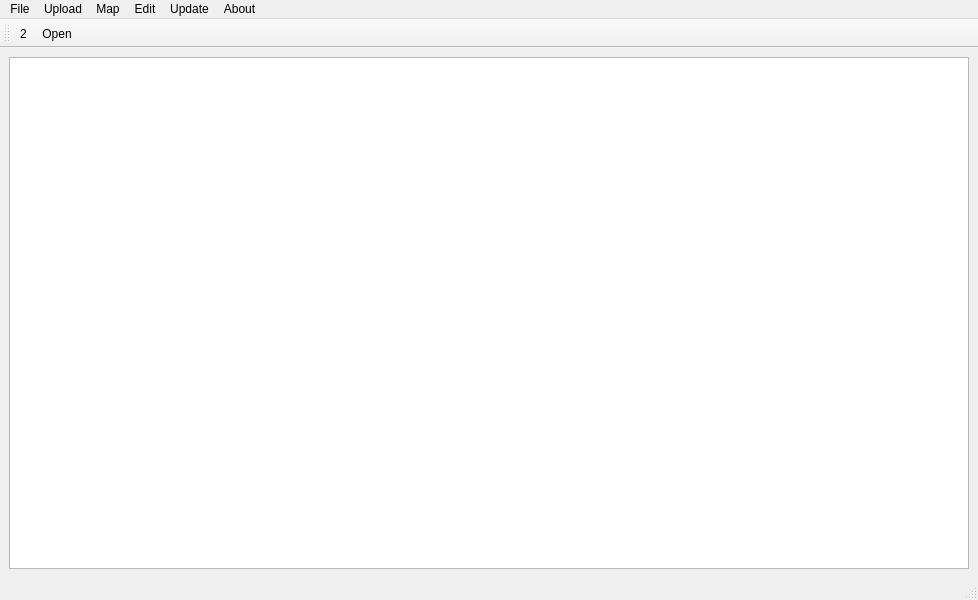
<?xml version="1.0" encoding="UTF-8"?>
<ui version="4.0">
 <class>MainWindow</class>
 <widget class="QMainWindow" name="MainWindow">
  <property name="geometry">
   <rect>
    <x>0</x>
    <y>0</y>
    <width>978</width>
    <height>600</height>
   </rect>
  </property>
  <property name="windowTitle">
   <string>NPC图鉴可视化编辑工具 第二版</string>
  </property>
  <widget class="QWidget" name="centralwidget">
   <layout class="QGridLayout" name="gridLayout">
    <item row="0" column="0">
     <widget class="QTextEdit" name="working_paper">
      <property name="font">
       <font>
        <family>思源黑体 CN Medium</family>
        <pointsize>12</pointsize>
       </font>
      </property>
      <property name="cursor" stdset="0">
       <cursorShape>CrossCursor</cursorShape>
      </property>
      <property name="styleSheet">
       <string notr="true">color: rgb(33, 150, 243);
</string>
      </property>
      <property name="html">
       <string>&lt;!DOCTYPE HTML PUBLIC &quot;-//W3C//DTD HTML 4.0//EN&quot; &quot;http://www.w3.org/TR/REC-html40/strict.dtd&quot;&gt;
&lt;html&gt;&lt;head&gt;&lt;meta name=&quot;qrichtext&quot; content=&quot;1&quot; /&gt;&lt;style type=&quot;text/css&quot;&gt;
p, li { white-space: pre-wrap; }
&lt;/style&gt;&lt;/head&gt;&lt;body style=&quot; font-family:'思源黑体 CN Medium'; font-size:12pt; font-weight:400; font-style:normal;&quot;&gt;
&lt;p style=&quot;-qt-paragraph-type:empty; margin-top:0px; margin-bottom:0px; margin-left:0px; margin-right:0px; -qt-block-indent:0; text-indent:0px;&quot;&gt;&lt;br /&gt;&lt;/p&gt;&lt;/body&gt;&lt;/html&gt;</string>
      </property>
     </widget>
    </item>
   </layout>
  </widget>
  <widget class="QMenuBar" name="menubar">
   <property name="geometry">
    <rect>
     <x>0</x>
     <y>0</y>
     <width>978</width>
     <height>26</height>
    </rect>
   </property>
   <widget class="QMenu" name="menuFile">
    <property name="title">
     <string>File</string>
    </property>
    <addaction name="create_file"/>
    <addaction name="open_pain_text"/>
    <addaction name="save_file"/>
    <addaction name="save_as"/>
   </widget>
   <widget class="QMenu" name="menuEdit">
    <property name="title">
     <string>Edit</string>
    </property>
    <addaction name="npc_basic_info"/>
    <addaction name="edit_npc_store_content"/>
   </widget>
   <widget class="QMenu" name="menuUpload">
    <property name="title">
     <string>Upload</string>
    </property>
    <addaction name="upload_avatar"/>
    <addaction name="upload_model"/>
    <addaction name="upload_location"/>
   </widget>
   <widget class="QMenu" name="menuMap">
    <property name="title">
     <string>Map</string>
    </property>
    <addaction name="genshin_map"/>
   </widget>
   <widget class="QMenu" name="menuUpdate">
    <property name="title">
     <string>Update</string>
    </property>
    <addaction name="refresh_cache"/>
    <addaction name="refresh_basic_info"/>
   </widget>
   <widget class="QMenu" name="menuAbout">
    <property name="title">
     <string>About</string>
    </property>
    <addaction name="actionAbout_this_application"/>
    <addaction name="actionAbout_Qt"/>
    <addaction name="separator"/>
    <addaction name="actionChangelog"/>
   </widget>
   <addaction name="menuFile"/>
   <addaction name="menuUpload"/>
   <addaction name="menuMap"/>
   <addaction name="menuEdit"/>
   <addaction name="menuUpdate"/>
   <addaction name="menuAbout"/>
  </widget>
  <widget class="QStatusBar" name="statusbar"/>
  <widget class="QToolBar" name="toolBar">
   <property name="windowTitle">
    <string>toolBar</string>
   </property>
   <attribute name="toolBarArea">
    <enum>TopToolBarArea</enum>
   </attribute>
   <attribute name="toolBarBreak">
    <bool>false</bool>
   </attribute>
   <addaction name="action2"/>
   <addaction name="open_npc_file"/>
  </widget>
  <action name="open_npc_file">
   <property name="icon">
    <iconset resource="resources.qrc">
     <normaloff>:/icon/open.png</normaloff>:/icon/open.png</iconset>
   </property>
   <property name="text">
    <string>Open</string>
   </property>
   <property name="toolTip">
    <string>Open the existing work that you have done</string>
   </property>
  </action>
  <action name="action2">
   <property name="icon">
    <iconset resource="resources.qrc">
     <normaloff>:/icon/test.png</normaloff>:/icon/test.png</iconset>
   </property>
   <property name="text">
    <string>2</string>
   </property>
  </action>
  <action name="open_pain_text">
   <property name="text">
    <string>Open...</string>
   </property>
   <property name="toolTip">
    <string>Open your work</string>
   </property>
   <property name="shortcut">
    <string>Ctrl+O</string>
   </property>
  </action>
  <action name="save_file">
   <property name="text">
    <string>Save...</string>
   </property>
   <property name="toolTip">
    <string>Save your work!</string>
   </property>
   <property name="shortcut">
    <string>Ctrl+S</string>
   </property>
  </action>
  <action name="save_as">
   <property name="text">
    <string>Save As...</string>
   </property>
   <property name="toolTip">
    <string>Save your work as another copy.</string>
   </property>
   <property name="shortcut">
    <string>Alt+A</string>
   </property>
  </action>
  <action name="create_file">
   <property name="text">
    <string>New...</string>
   </property>
   <property name="toolTip">
    <string>Create a new NPC dialog.</string>
   </property>
   <property name="shortcut">
    <string>Ctrl+N</string>
   </property>
  </action>
  <action name="npc_basic_info">
   <property name="text">
    <string>NPC Basic Info...</string>
   </property>
   <property name="toolTip">
    <string>Write the basic information</string>
   </property>
   <property name="shortcut">
    <string>Alt+B</string>
   </property>
  </action>
  <action name="upload_avatar">
   <property name="text">
    <string>Upload Avatar... (125px*125px)</string>
   </property>
   <property name="toolTip">
    <string>Upload NPC avatar (125px*125px)</string>
   </property>
   <property name="shortcut">
    <string>Alt+P</string>
   </property>
  </action>
  <action name="upload_model">
   <property name="text">
    <string>Upload Model... (240px*500px)</string>
   </property>
   <property name="toolTip">
    <string>Upload NPC model (240px*500px)</string>
   </property>
   <property name="shortcut">
    <string>Alt+M</string>
   </property>
  </action>
  <action name="upload_location">
   <property name="text">
    <string>Upload Location... (16:9)</string>
   </property>
   <property name="toolTip">
    <string>Upload NPC location (16:9)</string>
   </property>
   <property name="shortcut">
    <string>Alt+L</string>
   </property>
  </action>
  <action name="genshin_map">
   <property name="text">
    <string>Mark on the Map...</string>
   </property>
   <property name="toolTip">
    <string>Open up Map on Genshin BWIKI so that you can mark on it.</string>
   </property>
   <property name="shortcut">
    <string>Ctrl+M</string>
   </property>
  </action>
  <action name="refresh_cache">
   <property name="text">
    <string>Refresh Cache</string>
   </property>
   <property name="toolTip">
    <string>Refresh cache, if you have entered data from another interface.</string>
   </property>
   <property name="shortcut">
    <string>F5</string>
   </property>
  </action>
  <action name="actionAbout_this_application">
   <property name="text">
    <string>About this application...</string>
   </property>
  </action>
  <action name="actionAbout_Qt">
   <property name="text">
    <string>About Qt...</string>
   </property>
  </action>
  <action name="actionChangelog">
   <property name="text">
    <string>Changelog</string>
   </property>
  </action>
  <action name="refresh_basic_info">
   <property name="text">
    <string>Refresh Basic Info</string>
   </property>
   <property name="toolTip">
    <string>Refresh basic info of NPC. It will overwrite existing data.</string>
   </property>
   <property name="shortcut">
    <string>Shift+B</string>
   </property>
  </action>
  <action name="edit_npc_store_content">
   <property name="text">
    <string>商店</string>
   </property>
   <property name="toolTip">
    <string>编辑NPC商店内容
即使不存在商店也要点！</string>
   </property>
   <property name="shortcut">
    <string>Alt+S</string>
   </property>
  </action>
 </widget>
 <resources>
  <include location="resources.qrc"/>
 </resources>
 <connections/>
</ui>
